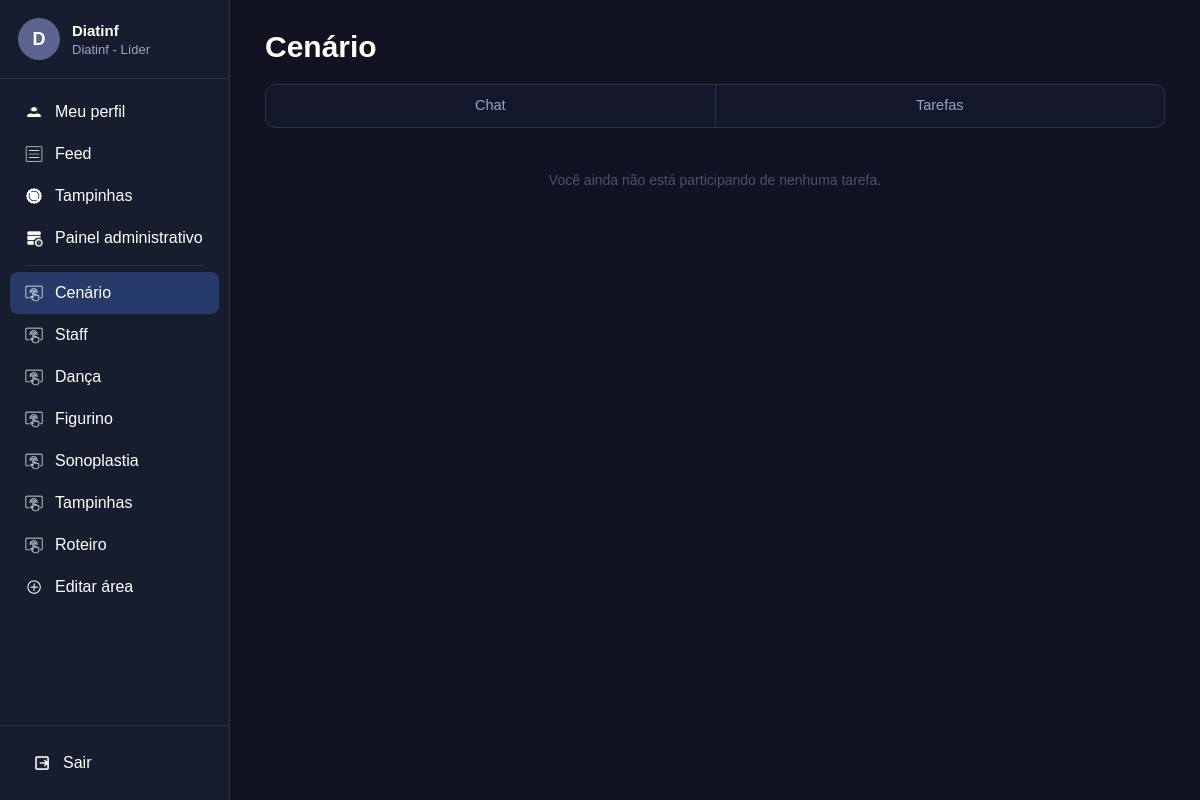
The app's page /area/Cenário/minhas-tarefas/ (signed in) with its own data.
### usuarios/models.py (models this page shows, shortened)
class Usuario(models.Model):
    nome=models.CharField(max_length=100, blank=True, default="")
    matricula=models.CharField(max_length=20, unique=True)
    senha=models.CharField(max_length=255)
    diretoria=models.CharField(max_length=50)
    areas=models.TextField()
    aprovado=models.BooleanField(default=True)
    sub_lider=models.BooleanField(default=False)
    sublider_de=models.CharField(max_length=50, null=True, blank=True)
    doacao_tampinhas=models.FloatField(default=0)
    foto=models.ImageField(upload_to="perfis/", null=True, blank=True)
    banner=models.ImageField(upload_to="banners/", null=True, blank=True)
    bio=models.TextField(blank=True, default="")
    curso=models.CharField(max_length=150, blank=True, default="")
    session_version=models.PositiveIntegerField(default=1)
    def nome_exibicao(self):
        if self.nome and self.nome.strip():
            return self.nome.strip()
        return self.matricula
    def inicial_perfil(self):
        base = (self.nome_exibicao() or "U").strip()
        return base[0].upper() if base else "U"
    def eh_administrador(self):
        from .suap import MATRICULAS_ADM_FIXAS
        mat = (self.matricula or "").strip().lower()
        diret = (self.diretoria or "").strip().lower()
        return mat in MATRICULAS_ADM_FIXAS or diret in ["líder", "lider", "líder geral", "lider geral"]
    def tem_acesso_painel(self):
        return self.eh_administrador() or self.sub_lider
    def get_areas_sidebar(self):
        if self.eh_administrador():
            return ["Cenário", "Staff", "Dança", "Figurino", "Sonoplastia", "Tampinhas", "Roteiro"]
        return self.get_areas_ordenadas()
    def tem_acesso_area(self, area):
        if self.eh_administrador():
            return True
        if self.sub_lider and self.sublider_de == area:
            return True
        return area in self.get_areas_list()

### usuarios/views.py (the view, shortened to what this page needs)
# urls.py: path("minhas-tarefas/", views.minhas_tarefas, name="minhas_tarefas_padrao"),
def minhas_tarefas(request, nome_area=None, id_tarefa=None):
    usuario = usuario_logado(request)
    if usuario is None:
        return redirect("login")
    if not nome_area:
        areas = usuario.get_areas_sidebar()
        if areas:
            return redirect_autenticado(request, "minhas_tarefas", nome_area=areas[0])
        return redirect_autenticado(request, "feed")
    if nome_area not in TODAS_AREAS or not usuario.tem_acesso_area(nome_area):
        return redirect_autenticado(request, "feed")
    todas = filtrar_qs_diretoria(
        Tarefa.objects.filter(
            Q(participacoes__usuario=usuario) | Q(criada_por=usuario)
        ).filter(area=nome_area),
        usuario,
        "criada_por__diretoria",
    ).prefetch_related("conclusoes", "conclusoes__usuario").distinct().order_by("-criada_em")
    ids_concluidos = set(ConclusaoTarefa.objects.filter(
        usuario=usuario
    ).values_list("tarefa_id", flat=True))
    tarefas = []             # em andamento
    tarefas_finalizadas = [] # concluídas por mim ou encerradas
    for t in todas:
        if t.encerrada or (t.id in ids_concluidos and not t.eh_criador(usuario)):
            tarefas_finalizadas.append(t)
        else:
            tarefas.append(t)
    tarefa_selecionada = None
    aba_ativa = request.GET.get("aba", "detalhes")
    observacoes = []
    conclusao = None
    conclusoes_tarefa = None
    ja_concluiu = False
    eh_criador = False
    area_ativa = nome_area
    primeira_area = nome_area
    return render(request, "minhas_tarefas.html", {
        "usuario": usuario,
        "tarefas": tarefas,
        "tarefas_finalizadas": tarefas_finalizadas,
        "tarefa_selecionada": tarefa_selecionada,
        "eh_criador": eh_criador,
        "aba_ativa": aba_ativa,
        "observacoes": observacoes,
        "conclusao": conclusao,
        "conclusoes_tarefa": conclusoes_tarefa,
        "ja_concluiu": ja_concluiu,
        "area_ativa": area_ativa,
        "primeira_area": primeira_area,
    })

### usuarios/context_processors.py (called while the page is built, shortened)
def consumir_notificacoes_validas(request, usuario_id):
    notificacoes = []
    try:
        storage = messages.get_messages(request)
        mensagens_brutas = list(storage)
        if hasattr(storage, "_loaded_data"):
            storage._loaded_data = []
        if hasattr(storage, "_queued_messages"):
            storage._queued_messages = []
        storage.used = True
        if hasattr(request, "session") and "_messages" in request.session:
            del request.session["_messages"]
        agora = time.time()
        caminho_atual = unquote(getattr(request, "path", "") or "").rstrip("/") or "/"
        uid_atual_str = str(usuario_id) if usuario_id else "anon"
    except Exception:
        return []
    return notificacoes[-1:]

def user_token_processor(request):
    usuario_id = None
    try:
        usuario = getattr(request, "_cached_usuario", None)
        if usuario is not None and getattr(usuario, "id", None):
            usuario_id = usuario.id
        else:
            usuario_id = getattr(request, "_resolved_usuario_id", None) or request.session.get("usuario")
    except Exception:
        usuario_id = None
    notificacoes_ativas = consumir_notificacoes_validas(request, usuario_id)
    return {
        "user_token": "",
        "user_id_atual": int(usuario_id) if usuario_id else "",
        "notificacoes_ativas": notificacoes_ativas,
    }

### usuarios/views.py (called while the page is built)
def filtrar_qs_diretoria(qs, usuario, campo_diretoria="diretoria"):
    diret = (getattr(usuario, "diretoria", "") or "").strip()
    if diret in DIRETORIAS:
        return qs.filter(**{f"{campo_diretoria}__iexact": diret})
    return qs

### usuarios/templates/minhas_tarefas.html (shortened to what this page needs)
{% load static usuarios_extras %}
<!DOCTYPE html>
<html lang="pt-br">
<head>
    <link rel="stylesheet" href="{% static 'css/base.css' %}?v=20261111">
    <link rel="stylesheet" href="{% static 'css/area.css' %}?v=20261111">
    <link rel="stylesheet" href="{% static 'css/minhas_tarefas.css' %}?v=20261111">
</head>
<body>
{% include "_sidebar.html" with area_ativa=area_ativa %}
<main class="conteudo">
    <div class="container-pagina">
        <div class="titulo-pagina">
            <h1>{{ area_ativa }}</h1>
        </div>
        <div class="abas">
            <a href="{% url 'chat_area' area_ativa %}" class="aba">Chat</a>
            <a href="{% url 'pagina_area' area_ativa %}" class="aba">Tarefas</a>
        </div>
        {% if not tarefa_selecionada %}
        <div class="lista-tarefas-area">
            {% for tarefa in tarefas %}
            <div class="tarefa-card-area card-participando {% if tarefa.criada_por == usuario %}card-criador{% endif %}">
                <div class="tarefa-topo">
                    <h3 class="tarefa-titulo">{{ tarefa.titulo }}</h3>
                    <div class="tarefa-vagas">
                        <img src="{% static 'imgs/icone-equipe.png' %}" alt="">
                        <span>{{ tarefa.total_participantes }}/{{ tarefa.limite_participantes }}</span>
                    </div>
                </div>
                <div class="tarefa-detalhes">
                    {% if tarefa.tipo == "fixa" %}
                        {% if tarefa.horario %}<span class="detalhe-item"><img src="{% static 'imgs/icone-relogio.png' %}" alt="">{{ tarefa.horario|time:"H:i" }}</span>{% endif %}
                        {% if tarefa.data %}<span class="detalhe-item"><img src="{% static 'imgs/icone-calendario.png' %}" alt="">{{ tarefa.data|date:"j/n" }}</span>{% endif %}
                    {% else %}
                        {% if tarefa.data_inicio %}<span class="detalhe-item"><img src="{% static 'imgs/icone-calendario.png' %}" alt="">{{ tarefa.data_inicio|date:"j/n" }}{% if tarefa.data_fim %} - {{ tarefa.data_fim|date:"j/n" }}{% endif %}</span>{% endif %}
                    {% endif %}
                    <div class="tarefa-acao">
                        <a href="{% url 'minhas_tarefas_detalhe' area_ativa tarefa.id %}" class="btn-ver-tarefa">Ver tarefa</a>
                        {% if tarefa.criada_por != usuario %}
                        <form action="{% url 'cancelar_participacao' tarefa.id %}" method="POST">
                            {% csrf_token %}
                            <button type="submit" class="btn-cancelar-mt">Cancelar</button>
                        </form>
                        {% endif %}
                    </div>
                </div>
            </div>
            {% empty %}
            <p class="sem-itens">Você ainda não está participando de nenhuma tarefa.</p>
            {% endfor %}
        </div>
        {% endif %}
    </div>
</main>
</body>
</html>

### usuarios/templates/_sidebar.html (shortened to what this page needs)
{% load static %}
<aside class="sidebar" id="sidebar-principal">
    <div class="sidebar-topo-scroll">
        <a href="{% url 'meu_perfil' %}" class="usuario {% if pagina_ativa == 'perfil' %}usuario-ativo{% endif %}" title="Acessar meu perfil">
            <div class="avatar">
                {% if usuario.foto and usuario.foto.name %}
                    <img src="{{ usuario.foto.url }}" alt="{{ usuario.nome_exibicao }}" class="avatar-foto-img">
                {% else %}
                    {{ usuario.inicial_perfil }}
                {% endif %}
            </div>
            <div class="dados-usuario">
                <h3>{{ usuario.nome_exibicao }}</h3>
                <p>{{ usuario.diretoria }} - {% if usuario.eh_administrador %}Líder{% elif usuario.sub_lider %}Sub-Líder{% else %}Membro{% endif %}</p>
            </div>
        </a>
        <nav class="menu">
            <a href="{% url 'meu_perfil' %}" class="{% if pagina_ativa == 'perfil' %}ativo{% endif %}">
                <img src="{% static 'imgs/icone-usuario.png' %}" alt="Perfil">
                <span>Meu perfil</span>
            </a>
            <a href="{% url 'feed' %}" class="{% if pagina_ativa == 'feed' %}ativo{% endif %}">
                <img src="{% static 'imgs/icone-feed.png' %}" alt="Feed">
                <span>Feed</span>
            </a>
            <a href="{% url 'tampinhas' %}" class="{% if pagina_ativa == 'tampinhas' %}ativo{% endif %}">
                <img src="{% static 'imgs/icone-tampinhas.png' %}" alt="Tampinhas">
                <span>Tampinhas</span>
            </a>
            {% if usuario.tem_acesso_painel %}
                <a href="{% url 'painel_administrativo' %}" class="{% if pagina_ativa == 'painel' %}ativo{% endif %}">
                    <img src="{% static 'imgs/icone-painel.png' %}" alt="Painel">
                    <span class="texto-painel">Painel administrativo</span>
                </a>
            {% endif %}
            <div class="menu-separador"></div>
            {% for area in usuario.get_areas_sidebar %}
                <a href="{% url 'chat_area' area %}" class="{% if area_ativa == area %}ativo{% endif %}">
                    <img src="{% static 'imgs/icone-area.png' %}" alt=""><span>{{ area }}</span>
                </a>
            {% endfor %}
            <a href="{% url 'nova_area' %}" class="{% if pagina_ativa == 'nova_area' %}ativo{% endif %}">
                <img src="{% static 'imgs/icone-editar-area.png' %}" alt="Editar área">
                <span>Editar área</span>
            </a>
        </nav>
    </div>
    <div class="rodape-sidebar">
        <a href="{% url 'sair' %}" id="link-sair-sidebar" onclick="return confirm('Deseja realmente sair da sua conta?');">
            <img src="{% static 'imgs/icone-sair.png' %}" alt="Sair">
            <span>Sair</span>
        </a>
    </div>
</aside>

### usuarios/static/css/base.css (style rules this page uses)
* { margin: 0; padding: 0; box-sizing: border-box; font-family: Arial, Helvetica, sans-serif; }
body { display: flex; height: 100vh; overflow: hidden; background: #111323; color: white; }
.sidebar { position: fixed; left: 0; top: 0; width: 230px; height: 100vh; display: flex; flex-direction: column; justify-content: space-between; background: #181c2f; border-right: 1px solid #2d3150; overflow-y: auto; }
.usuario { display: flex; align-items: center; gap: 12px; padding: 18px; border-bottom: 1px solid #2d3150; text-decoration: none; color: #ffffff; transition: background 0.2s; }
.avatar { width: 42px; height: 42px; display: flex; align-items: center; justify-content: center; border-radius: 50%; background: #5b6390; font-size: 18px; font-weight: bold; overflow: hidden; flex-shrink: 0; }
.dados-usuario h3 { font-size: 15px; margin-bottom: 3px; }
.dados-usuario p { font-size: 13px; color: #9ca4c9; }
.menu { padding: 12px 10px; }
.menu a, .rodape-sidebar a { display: flex; align-items: center; gap: 12px; text-decoration: none; color: #ffffff; outline: none; }
.menu a { padding: 12px 15px; color: #ffffff; border-radius: 8px; transition: background .2s, color .2s; }
.menu a:hover, .menu a:focus, .menu a:focus-visible, .menu .ativo { background: #263b69; color: #ffffff; }
.menu a span, .rodape-sidebar a span, .texto-painel { color: #ffffff !important; }
.menu a:hover span, .menu a:focus span, .menu a:focus-visible span, .menu .ativo span, .rodape-sidebar a:hover span, .rodape-sidebar a:focus span, .rodape-sidebar a:focus-visible span { color: #ffffff !important; }
.menu img, .rodape-sidebar img { width: 18px; height: 18px; filter: brightness(0) invert(1) !important; opacity: 1 !important; transition: filter .2s, opacity .2s; }
.menu a:hover img, .menu a:focus img, .menu a:focus-visible img, .menu .ativo img, .rodape-sidebar a:hover img, .rodape-sidebar a:focus img, .rodape-sidebar a:focus-visible img { filter: brightness(0) invert(1) !important; opacity: 1 !important; }
.rodape-sidebar { padding: 18px; border-top: 1px solid #2d3150; }
.rodape-sidebar a { padding: 10px 15px; color: #ffffff; border-radius: 8px; transition: background .2s, color .2s; }
.conteudo { margin-left: 230px; width: calc(100% - 230px); height: 100vh; overflow-y: auto; display: flex; justify-content: center; padding: 30px; }
.container-pagina { width: min(100%, 900px); margin: 0 auto; }
.titulo-pagina { margin-bottom: 20px; }
.titulo-pagina h1 { font-size: 30px; }
.menu a { position: relative; }
.menu-separador { height: 1px; background: #2d3150; margin: 6px 15px; }
.sidebar-topo-scroll { flex: 1; min-height: 0; overflow-y: auto; }

### usuarios/static/css/area.css (style rules this page uses)
.abas { display: flex; border: 1px solid #2d3150; border-radius: 10px; background: #14172b; overflow: hidden; margin-bottom: 24px; }
.aba { background: transparent; border: none; color: #9ca4c9; font-size: 14.5px; font-weight: 500; padding: 12px 0; cursor: pointer; position: relative; transition: color 0.2s, background 0.2s; text-decoration: none; flex: 1; text-align: center; border-bottom: 2px solid transparent; }
.aba + .aba { border-left: 1px solid #2d3150; }
.lista-tarefas-area { display: flex; flex-direction: column; gap: 14px; }
.sem-itens { color: #4a5175; font-size: 14px; padding: 20px 0; text-align: center; }

### records on screen
Usuario: inicial_perfil "D", nome_exibicao "Diatinf", diretoria "Diatinf"

### other values on screen
{{ area }} "Cenário" "Staff" "Dança" "Figurino" "Sonoplastia" "Tampinhas" "Roteiro"
{{ area_ativa }} "Cenário"
